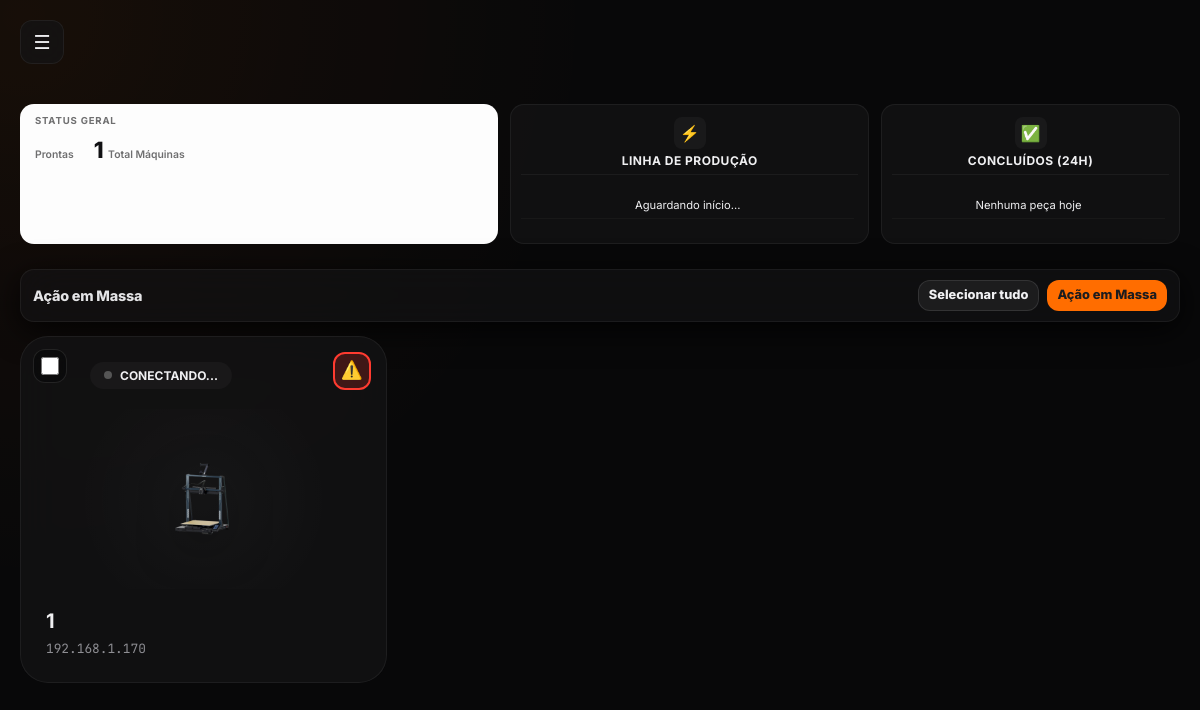
Before: / with the older database file.
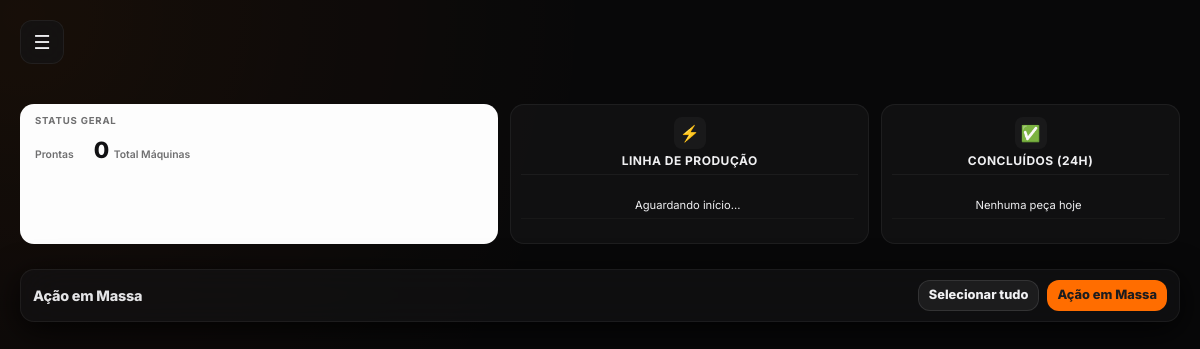
After: the same page with the newer database file.
### app.py (models this page shows)
class Maquina(db.Model):
    id = db.Column(db.Integer, primary_key=True)
    ip = db.Column(db.String(20), unique=True, nullable=False) # IP único para não duplicar
    nome = db.Column(db.String(50), nullable=False)           # Nome da Neptune 4 MAX
    modelo = db.Column(db.String(50), default="Neptune 4 MAX") # Modelo padrão
    imagem = db.Column(db.String(100), default="n4max.png")   # Nome da imagem na pasta static

### app.py (the view)
@app.route('/')
def index():
    maquinas_cadastradas = carregar_maquinas()
    lista_final = {}
    for m in maquinas_cadastradas:
        ip = m['ip']
        if ip in IMPRESSORAS_ENCONTRADAS:
            lista_final[ip] = IMPRESSORAS_ENCONTRADAS[ip]
        else:
            lista_final[ip] = {'nome': m['nome'], 'ip': ip, 'status': 'offline', 'cor': 'offline', 'msg': 'CONECTANDO...', 'progresso': 0, 'imagem': 'n4max.png', 'modelo_real': 'Neptune 4 MAX'}
    disponiveis = sum(1 for p in IMPRESSORAS_ENCONTRADAS.values() if p.get('cor') == 'ready')
    return render_template('index.html', impressoras=lista_final, disponiveis=disponiveis)

### app.py (called while the page is built)
def chave_ordem_maquina(m):
    nome_bruto = getattr(m, 'nome', m.get("nome", "")) if not isinstance(m, dict) else m.get("nome", "")
    nome = str(nome_bruto).strip()
    match = re.match(r'^(\d+)', nome)
    if match:
        return int(match.group(1))
    return 999999

def carregar_maquinas():
    try:
        maquinas_db = Maquina.query.all()
        lista_maquinas = []
        for m in maquinas_db:
            lista_maquinas.append({
                "ip": m.ip,
                "nome": m.nome,
                "modelo": m.modelo,
                "imagem": m.imagem
            })
        return sorted(lista_maquinas, key=chave_ordem_maquina)
    except Exception as e:
        print(f"🚨 Erro ao ler banco de dados em Betim: {e}")
        return []

### templates/index.html (shortened to what the changed rows need)
<!DOCTYPE html>
<html lang="pt-br">
<head>
    <link rel="stylesheet" href="{{ url_for('static', filename='css/style.css') }}">
    <link rel="stylesheet" href="{{ url_for('static', filename='css/estoque.css') }}">
</head>
<body class="dashboard-theme">
    <div class="app-layout">
        <main class="main-viewport">
            <section id="secao-dashboard">
                <section class="summary-widgets">
                    <div class="widget-card main-stats">
                        <div class="stats-row">
                            <div class="stat-box">
                                <span class="val highlight">{{ impressoras|length }}</span>
                                <span class="lbl">Total Máquinas</span>
                            </div>
                        </div>
                    </div>
                </section>
                <div class="grid-responsive">
                    {% for ip, dados in impressoras.items() %}
                    <section id="card-{{ ip | replace('.', '-') }}" class="card-pro {{ dados.cor }}" onclick="abrirModal('{{ ip }}', '{{ dados.nome }}')">
                        <button class="btn-emergency-stop"
                                onclick="event.stopPropagation(); paradaDeEmergencia('{{ ip }}', '{{ dados.nome }}')">
                            ⚠️
                        </button>
                       <div class="mass-check-wrap" onclick="event.stopPropagation();">
  <input class="mass-check" type="checkbox"
         data-ip="{{ip}}"
         onclick="event.stopPropagation(); atualizarCountMassa();">
</div>
                        <div class="card-top">
                            <div class="status-pill">
                                <span class="status-dot {{ 'printing' if dados.status == 'printing' else '' }}"></span>
                                <span class="status-text">{{ dados.msg }}</span>
                            </div>
                        </div>
                        <div class="printer-visual">
                            <img src="{{ url_for('static', filename='img/' + dados.imagem) }}" alt="Printer">
                        </div>
                        <div class="card-footer-info">
                            <div class="printer-titles">
                                <h2>{{ dados.nome }}</h2>
                                <code class="ip-address">{{ ip }}</code>
                            </div>
                        </div>
                    </section>
                    {% endfor %}
                </div>
            </section>
        </main>
    </div>
</body>
</html>

Changed rows visible on the page:
removed Maquina: msg "CONECTANDO...", nome "1", ip "192.168.1.170"
Other visible differences:
{{ impressoras|length }}: "1" → "0"
